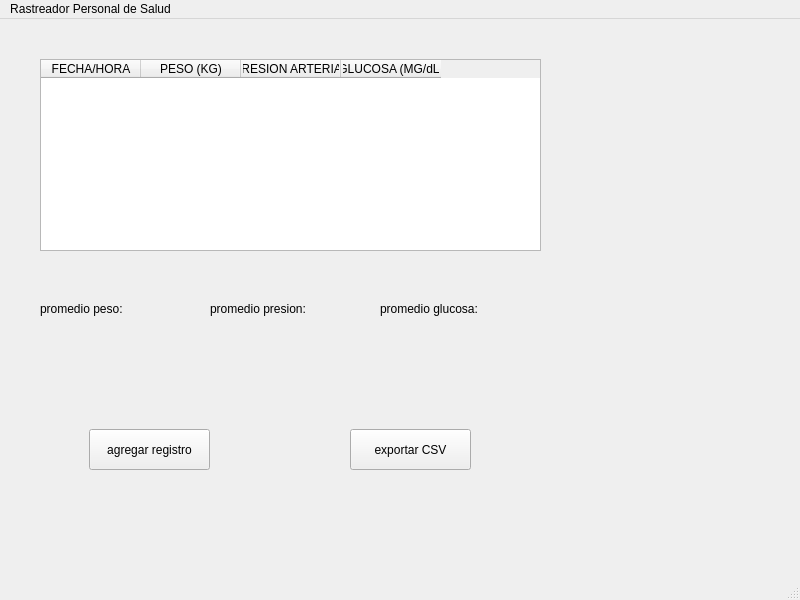
<?xml version="1.0" encoding="UTF-8"?>
<ui version="4.0">
 <class>MainWindow</class>
 <widget class="QMainWindow" name="MainWindow">
  <property name="geometry">
   <rect>
    <x>0</x>
    <y>0</y>
    <width>800</width>
    <height>600</height>
   </rect>
  </property>
  <property name="windowTitle">
   <string>MainWindow</string>
  </property>
  <widget class="QWidget" name="centralwidget">
   <widget class="QPushButton" name="addRecordButton">
    <property name="geometry">
     <rect>
      <x>89</x>
      <y>410</y>
      <width>121</width>
      <height>41</height>
     </rect>
    </property>
    <property name="text">
     <string>agregar registro</string>
    </property>
   </widget>
   <widget class="QPushButton" name="exportCSVButton">
    <property name="geometry">
     <rect>
      <x>350</x>
      <y>410</y>
      <width>121</width>
      <height>41</height>
     </rect>
    </property>
    <property name="text">
     <string>exportar CSV</string>
    </property>
   </widget>
   <widget class="QTableWidget" name="recordsTable">
    <property name="geometry">
     <rect>
      <x>40</x>
      <y>40</y>
      <width>501</width>
      <height>192</height>
     </rect>
    </property>
    <column>
     <property name="text">
      <string>FECHA/HORA</string>
     </property>
    </column>
    <column>
     <property name="text">
      <string>PESO (KG)</string>
     </property>
    </column>
    <column>
     <property name="text">
      <string>PRESION ARTERIAL</string>
     </property>
    </column>
    <column>
     <property name="text">
      <string>GLUCOSA (MG/dL)</string>
     </property>
    </column>
   </widget>
   <widget class="QLabel" name="avgWeightLabel">
    <property name="geometry">
     <rect>
      <x>40</x>
      <y>280</y>
      <width>131</width>
      <height>20</height>
     </rect>
    </property>
    <property name="text">
     <string>promedio peso:</string>
    </property>
   </widget>
   <widget class="QLabel" name="avgPressureLabel">
    <property name="geometry">
     <rect>
      <x>210</x>
      <y>280</y>
      <width>141</width>
      <height>20</height>
     </rect>
    </property>
    <property name="text">
     <string>promedio presion:</string>
    </property>
   </widget>
   <widget class="QLabel" name="avgGlucoselabel">
    <property name="geometry">
     <rect>
      <x>380</x>
      <y>280</y>
      <width>141</width>
      <height>20</height>
     </rect>
    </property>
    <property name="text">
     <string>promedio glucosa:</string>
    </property>
   </widget>
  </widget>
  <widget class="QMenuBar" name="menubar">
   <property name="geometry">
    <rect>
     <x>0</x>
     <y>0</y>
     <width>800</width>
     <height>25</height>
    </rect>
   </property>
   <widget class="QMenu" name="menuRastreador_Personal_de_Salud">
    <property name="title">
     <string>Rastreador Personal de Salud</string>
    </property>
   </widget>
   <addaction name="menuRastreador_Personal_de_Salud"/>
  </widget>
  <widget class="QStatusBar" name="statusbar"/>
 </widget>
 <resources/>
 <connections/>
</ui>
